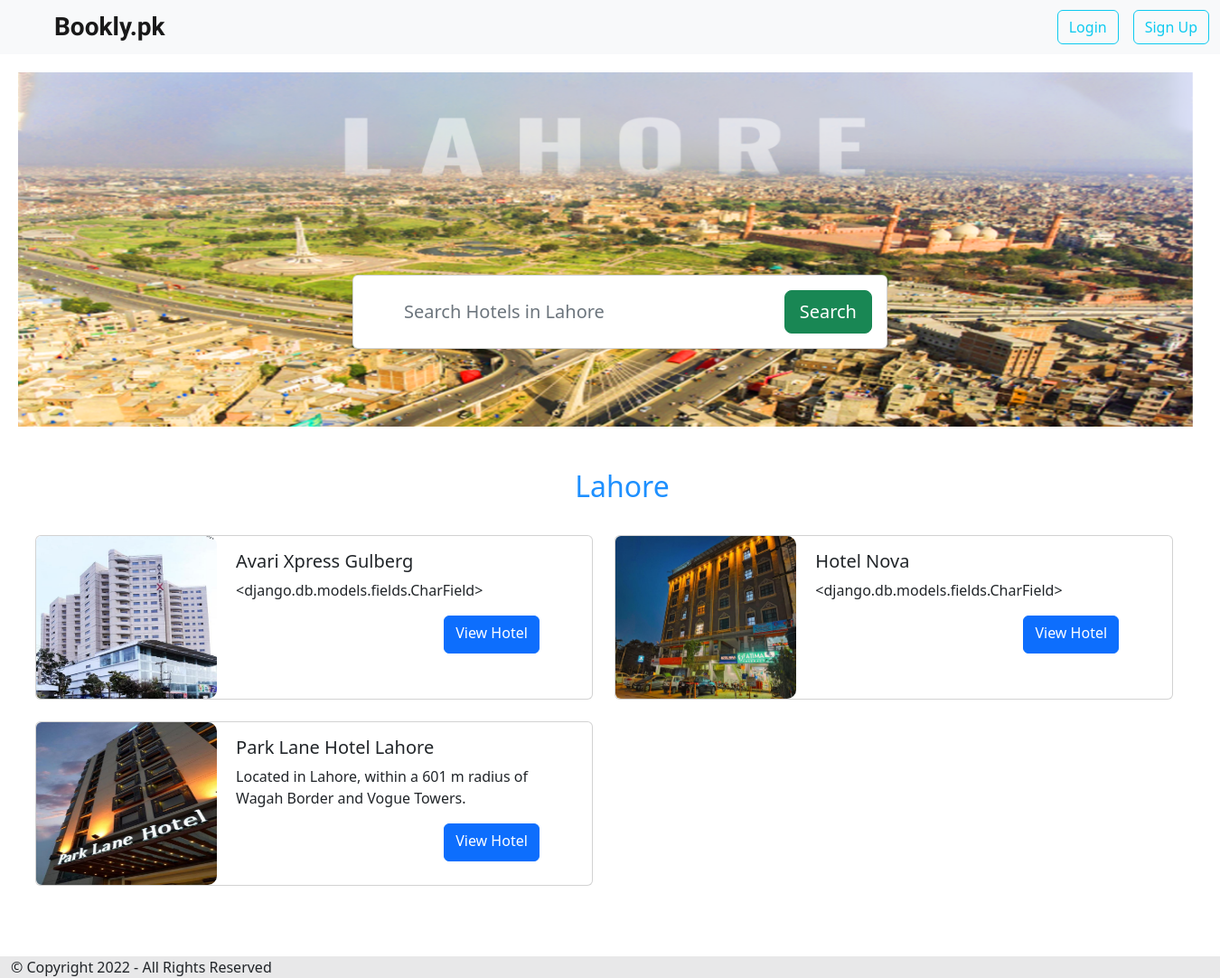
The page /site/Lahore/hotels/ on the database its author committed.
### mysite/models.py (models this page shows, shortened)
class Hotel(models.Model):
    id=models.CharField(primary_key=True,unique=True,max_length=6,)
    name=models.CharField(max_length=25,blank=False)
    small_description=models.TextField(default=name)
    description=models.TextField(default=name)
    city=models.CharField(max_length=20)
    image1=models.ImageField(upload_to='static/mysite/hotels',blank=True)
    image2=models.ImageField(upload_to='static/mysite/hotels',blank=True)
    image3=models.ImageField(upload_to='static/mysite/hotels',blank=True)
    image4=models.ImageField(upload_to='static/mysite/hotels',blank=True)
    image5=models.ImageField(upload_to='static/mysite/hotels',blank=True)

### mysite/views.py (the view)
# urls.py: re_path(r'^(?P<city>\w+)/hotels/$',views.CityView.as_view(),name='hotels'),
class CityView(ListView):
  model=Hotel
  template_name='mysite/hotels.html'
  def get(self,request,*args,**kwargs):
    hotel_data=self.get_queryset()
    return render(request,'mysite/hotels.html',context={'title':self.kwargs['city'],'hotel_data':hotel_data})
  def get_queryset(self,*args,**kwargs):
    context_object=Hotel.objects.filter(city=self.kwargs['city'])
    return context_object

### mysite/templates/mysite/hotels.html (shortened to what this page needs)
{% extends 'mysite/tbase.html' %}
{% load static %}
{% block css %} <link rel="stylesheet" href="{% static 'mysite/css/hotels.css' %}"> {% endblock %}
{% block content %}
<div class="px-300-wide">
  <div class="container-search">
    <br/>
	<div class="row justify-content-center">
                        <div class="col-12 col-md-10 col-lg-8">
                            <form method="post" class="card card-sm">
                                <div class="card-body row no-gutters align-items-center">
                                    <div class="col">
                                        <input name="search" class="form-control form-control-lg form-control-borderless" type="text" placeholder="Search Hotels in {{title}}">
                                    </div>
                                    <div class="col-auto">
                                        <button class="btn btn-lg btn-success" type="submit">Search</button>
                                    </div>
                                </div>
                            </form>
                        </div>
                    </div>
</div>
  <div id="carouselExampleSlidesOnly" class="carousel slide" data-bs-ride="carousel">
    <div class="carousel-inner">
      <div class="carousel-item active">
        {% with 'mysite/website/'|add:title|add:'1.jpg' as first_image %}
        <img src="{% static first_image %}" class="d-block w-100" style="max-width: 1300px;min-width:1300px;max-height: 392px;min-height: 392px;" alt="...">
        {% endwith %}
      </div>
    </div>
  </div>
</div>
<h2 class="heading">{{title}}</h2>
<div class="row row-cols-1 row-cols-md-2 mb2" style="margin-left:2% ;max-width: 95%;padding-bottom: 4%;">
{% for hotel in hotel_data %}
<div class="col mb-2">
<div class="card mb-3" style="max-width: 680px;">
  <div class="row g-0">
    <div class="col-md-4">
      <img src="{{ hotel.image1.url }}" class="image-size img-fluid rounded-start" alt="...">
    </div>
    <div class="col-md-8">
      <div class="card-body">
        <h5 class="card-title">{{hotel.name}}</h5>
        <p class="card-text">{{hotel.small_description}}</p>
      </div>
      <a href="{% url 'mysite:hotel' city=title id=hotel.id %}" class="btn btn-primary my-button">View Hotel</a>
    </div>
  </div>
</div>
</div>
{% endfor %}
</div>
{% endblock %}

### static/mysite/css/hotels.css (style rules this page uses)
.px-300-wide { width: 1340px; padding-bottom: 20px; padding-left: 20px; padding-top: 20px; padding-right: 20px; }
.heading { text-align: center; color: dodgerblue; padding-top: 2%; padding-left: 2%; padding-bottom: 2%; }
.my-button { margin-left: 60%; padding-bottom: 10px; }
.image-size { max-height: 180px; min-height: 180px; max-width: 200px; min-width: 200px; border-radius: 10px; }
.form-control-borderless { border: none; }
.container-search { width: 900px; position: absolute; z-index: 5; margin-left: 16%; margin-top: 200px; }

### rows shown on the page
Hotel: image1 (picture), name "Avari Xpress Gulberg", small_description "<django.db.models.fields.CharField>"
Hotel: image1 (picture), name "Hotel Nova", small_description "<django.db.models.fields.CharField>"
Hotel: image1 (picture), name "Park Lane Hotel Lahore", small_description "Located in Lahore, within a 601 m radius of Wagah Border and Vogue Towers."

### other values the page prints
{{ title }} "Lahore"
